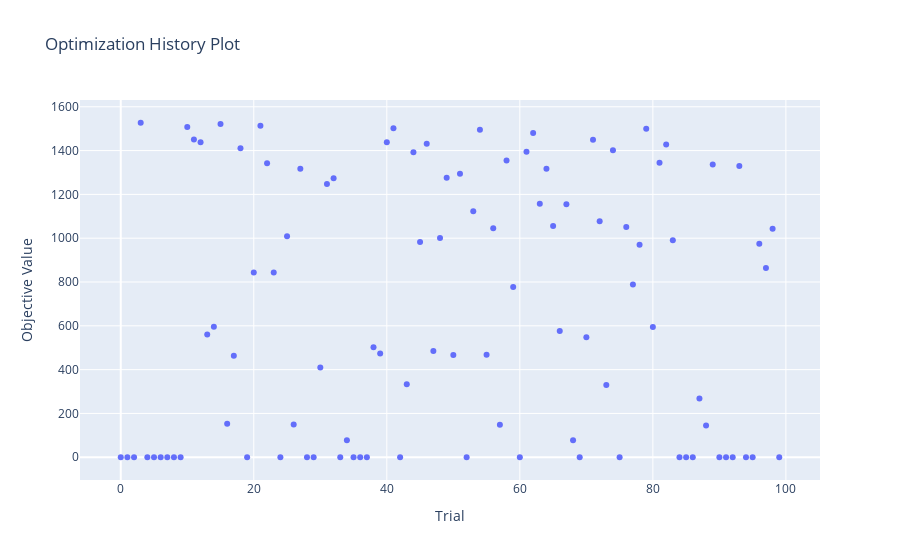

Notebook code for this chart:
### Code cell
plot_optimization_history(study, target=lambda t: t.values[1])
